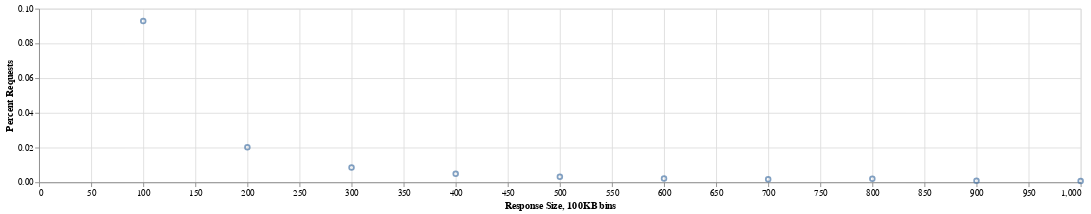

The notebook cell this image was saved under:
### Markdown cell above
When we analyze this data we can see that that 9% of requests have a response size less than 100KB. Try repeating this with 10KB bin sizes and you'll be able to see the spread of response sizes with more granularity.

### Code cell
# Plotting 10 first rows
alt.Chart(response_size_df.head(10)).mark_point().encode(
    x=alt.X("responseSize100KB", title="Response Size, 100KB bins"),
    y=alt.Y("pct_requests", title="Percent Requests"),
    tooltip=['responseSize100KB', alt.Tooltip("pct_requests:Q", format=".0%")]
).properties(
    width=1200,
    height=200
)

### Figure 1 — Vega-Lite specification as saved in the notebook (floating-point values rounded to 4 significant figures)
{"config": {"view": {"continuousWidth": 400, "continuousHeight": 300}}, "data": {"name": "data-84a3fe199ae5a78dadc50447015a7a96"}, "mark": "point", "encoding": {"tooltip": [{"field": "responseSize100KB", "type": "quantitative"}, {"field": "pct_requests", "format": ".0%", "type": "quantitative"}], "x": {"field": "responseSize100KB", "title": "Response Size, 100KB bins", "type": "quantitative"}, "y": {"field": "pct_requests", "title": "Percent Requests", "type": "quantitative"}}, "height": 200, "width": 1200, "$schema": "https://vega.github.io/schema/vega-lite/v4.17.0.json", "datasets": {"data-84a3fe199ae5a78dadc50447015a7a96": [{"responseSize100KB": 100.0, "requests": 5972905, "pct_requests": 0.09293}, {"responseSize100KB": 200.0, "requests": 1296989, "pct_requests": 0.02018}, {"responseSize100KB": 300.0, "requests": 547833, "pct_requests": 0.008523}, {"responseSize100KB": 400.0, "requests": 318090, "pct_requests": 0.004949}, {"responseSize100KB": 500.0, "requests": 206248, "pct_requests": 0.003209}, {"responseSize100KB": 600.0, "requests": 142752, "pct_requests": 0.002221}, {"responseSize100KB": 700.0, "requests": 109634, "pct_requests": 0.001706}, {"responseSize100KB": 800.0, "requests": 128687, "pct_requests": 0.002002}, {"responseSize100KB": 900.0, "requests": 60357, "pct_requests": 0.000939}, {"responseSize100KB": 1000.0, "requests": 51080, "pct_requests": 0.0007947}]}}
